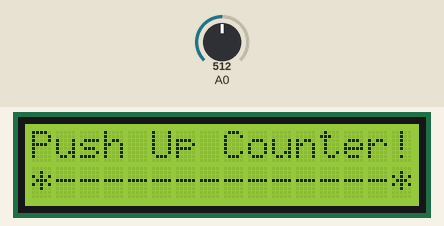
Recording of a sketch running on a simulated Arduino Uno, built with avr-gcc and run on an emulated ATmega328P. Parts: 16×2 character LCD. The inputs (shaded band) are chosen by the test bench; at power-on: A0 = 512. What the sketch prints to the serial monitor is not drawn.

Above: at 1.2 s.
1.3 s: A0 set to 107
4.3 s: A0 set to 90
7.3 s: A0 set to 412
10.3 s: A0 set to 436
At 11.6 s:
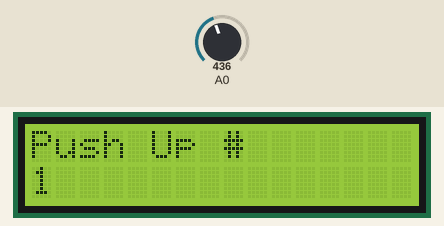
Timing chart, 0 to 12.8 s (numbered marks = the images above; inputs shaded):
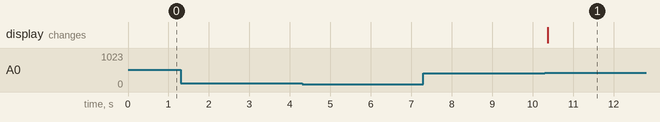

The sketch:

pushupcounter.ino
```cpp
#include <LiquidCrystal.h>
LiquidCrystal lcd(12,11,5,4,3,2);
const int switchPin = 6;
int reply;
int counter = 0;
const int ledPin = 13;
int sensorValue;
int sensorLow = 1023;
int sensorHigh = 0;
boolean currentState = false;
boolean prevState = false;

void setup(){
 lcd.begin(16,2);
 pinMode(switchPin, INPUT);
 lcd.print("Push Up Counter!");
 lcd.setCursor(0,1);
 lcd.print("*--------------*");
 Serial.begin(9600);
 /*digitalWrite(ledPin,HIGH);
 while (millis() <5000){
  sensorValue = analogRead(A0);
  if (sensorValue > sensorHigh){
   sensorHigh = sensorValue;
  }
  if (sensorValue < sensorLow){
   sensorLow = sensorValue;
  }
 }
 digitalWrite(ledPin,LOW);
 */

}

void loop(){
  sensorValue = analogRead(A0);
  Serial.print("Sensor Value is: ");
  Serial.print(sensorValue);
  //Serial.print(" Sensor Low: ");
  //Serial.print(sensorLow);
  Serial.print(" Current State is: ");
  Serial.print(currentState);
  Serial.print(" Previous State is: ");
  Serial.println(prevState);
  //if (sensorValue < (sensorLow + 50)){
  if (sensorValue < 425){
   currentState = true;
  }
  else{
   currentState = false;
  }
  if (currentState != prevState){
    if (currentState == false){
     counter++;
     lcd.clear();
     lcd.setCursor(0,0);
     lcd.print("Push Up #");
     lcd.setCursor(0,1);
     lcd.print(counter);
    }
  }
  prevState = currentState;

}
```

Measured:
- after the input at 1.3 s, every drawn part: stays the same
- after the input at 4.3 s, every drawn part: stays the same
- after the input at 7.3 s, every drawn part: stays the same
- after the input at 10.3 s, the display: changes after 0.07 s (image 1)
